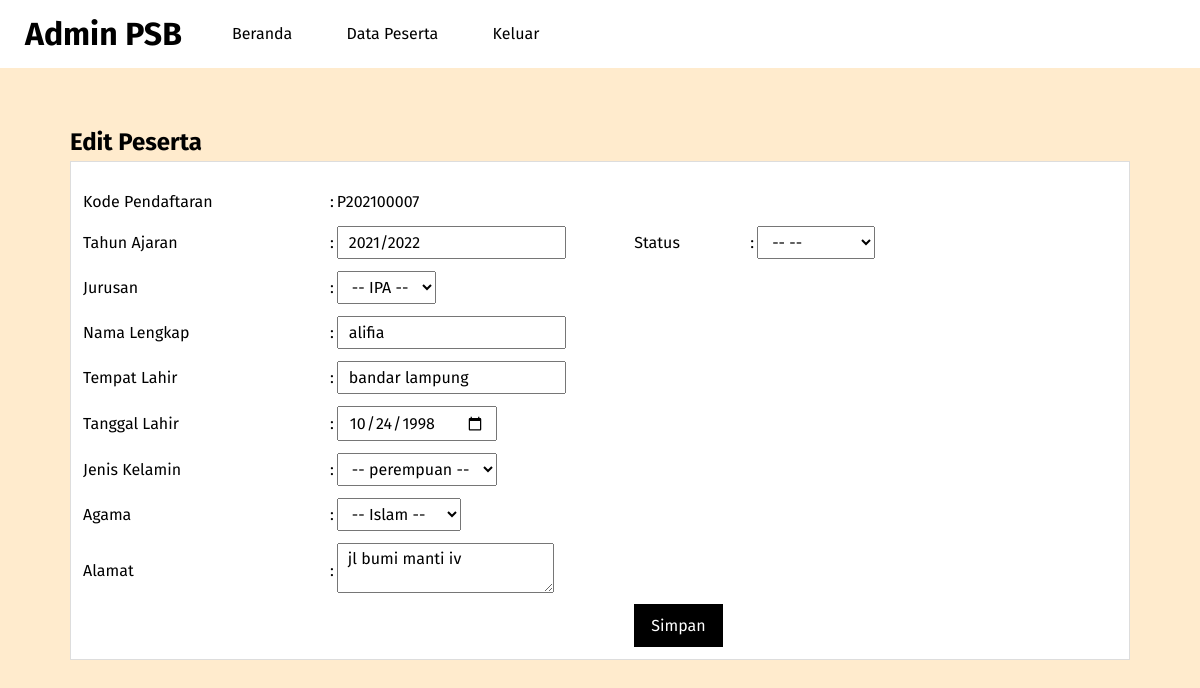
Screenshot of /edit-peserta.php?id=P202100007 (signed in) with the database file from the repository.
### tables this page shows
CREATE TABLE `tb_pendaftaran` (
  `id_pendaftaran` char(10) NOT NULL,
  `tgl_daftar` date NOT NULL,
  `th_ajaran` varchar(15) NOT NULL,
  `jurusan` varchar(50) NOT NULL,
  `nm_peserta` varchar(100) NOT NULL,
  `tmp_lahir` varchar(100) NOT NULL,
  `tgl_lahir` date NOT NULL,
  `jk` enum('laki-laki','perempuan','','') NOT NULL,
  `agama` varchar(30) NOT NULL,
  `alamat` text NOT NULL,
  `status` varchar(10) NOT NULL
);

### edit-peserta.php (the view, shortened to what this page needs)
<?php
    include 'koneksi.php';
    $peserta = mysqli_query($conn, "SELECT * FROM tb_pendaftaran
    WHERE id_pendaftaran = '".$_GET['id']."' ");
    $p = mysqli_fetch_object($peserta);
?>
<!DOCTYPE html>
<html>
<head>
    <link rel="stylesheet" type="text/css" href="css/style.css">
</head>
<body>
    <header>
        <h1><a href="beranda.php">Admin PSB</a></h1>
        <ul>
            <li><a href= "beranda.php">Beranda</a></li>
            <li><a href= "data-peserta.php">Data Peserta</a></li>
            <li><a href= "keluar.php">Keluar</a></li>
        </ul>
    </header>
    <section class="content">
        <h2>Edit Peserta</h2>
		<form action="proses-edit-peserta.php" method="post">
        <div class="box">
        <table class="table-data" border="0">
        <tr>
            <td>Kode Pendaftaran</td>
            <td>:</td>
			<td><?php echo $p->id_pendaftaran ?><input name="id_pendaftaran" class="input-control" value="<?php echo $p->id_pendaftaran ?>" hidden/></td>
        </tr>
        <tr>
            <td>Tahun Ajaran</td>
            <td>:</td>
            <td><input type="text" name="th_ajaran" class="input-control" value="<?php echo $p->th_ajaran ?>" /></td>
			<td>Status</td>
			<td>:</td>
			<td>
				<select class="input-control" name="status">
					<option value="<?php echo $p->status ?>">-- <?php echo $p->status ?> --</option>
			</td>
        </tr>
        <tr>
            <td>Jurusan</td>
            <td>:</td>
			<td>
				<select class="input-control" name="jurusan">
					<option value="<?php echo $p->jurusan ?>">-- <?php echo $p->jurusan ?> --</option>
			</td>
        </tr>
        <tr>
            <td>Nama Lengkap</td>
            <td>:</td>
            <td><input type="text" name="nm_peserta" class="input-control" value="<?php echo $p->nm_peserta ?>" /></td>
        </tr>
		<tr>
            <td>Tempat Lahir</td>
            <td>:</td>
            <td><input type="text" name="tmp_lahir" class="input-control" value="<?php echo $p->tmp_lahir ?>" /></td>
        </tr>
        <tr>
            <td>Tanggal Lahir</td>
            <td>:</td>
            <td><input type="date" name="tgl_lahir" class="input-control" value="<?php echo $p->tgl_lahir ?>" /></td>
        </tr>
        <tr>
            <td>Jenis Kelamin </td>
            <td>:</td>
            <td>
				<select class="input-control" name="jk">
					<option value="<?php echo $p->jk ?>">-- <?php echo $p->jk ?> --</option>
			</td>
        </tr>
        <tr>
            <td>Agama</td>
            <td>:</td>
			<td>
				<select class="input-control" name="agama">
					<option value="<?php echo $p->agama ?>">-- <?php echo $p->agama ?> --</option>
			</td>
        </tr>
        <tr>
            <td>Alamat </td>
            <td>:</td>
			<td>
				<textarea class="input-control" name="alamat"><?php echo $p->alamat ?></textarea>
			</td>
        </tr>
		<tr>
            <td></td>
            <td></td>
			<td></td>
			<td>
				<input type="submit" name="submit" class="btn-daftar" value="Simpan">
			</td>
        </tr>
    </table>
        </div>
    </section>
</body>
</html>

### style.css (style rules this page uses)
* { margin:0; padding:0; font-family: 'Fira Sans', sans-serif; color: black; }
body { background-color: #ffebcd; }
.box { background-color: #fff; border: 1px solid #ddd; padding: 10px; box-sizing: border-box; margin: 5px 0 25px; }
.input-control { padding: 5px 10px; font-size: 16px; margin: 5px 0; }
.btn-daftar { padding: 12px 17px; background-color: black; color: #fff; border: none; font-size: 16px; }
.table-data { width: 80%; margin-top: 10px; }
.table-data tr { height: 35px; }
.table-data tr td:nth-child(1) { width: 30%; }
header { background-color: #fff; }
header::after { content: ''; display: block; clear: both; }
header h1 { padding: 15px 25px; display: inline-block; float: left; }
header ul { float: left; }
header ul li { padding: 24px 25px; display: inline-block; }
a { text-decoration: none; }
.content { width: 90%; padding: 10px; box-sizing: border-box; margin: 50px auto; }

### rows the page displays
tb_pendaftaran: id_pendaftaran "P202100007", th_ajaran "2021/2022", nm_peserta "alifia", tmp_lahir "bandar lampung", tgl_lahir "10/24/1998", alamat "jl bumi manti iv"
